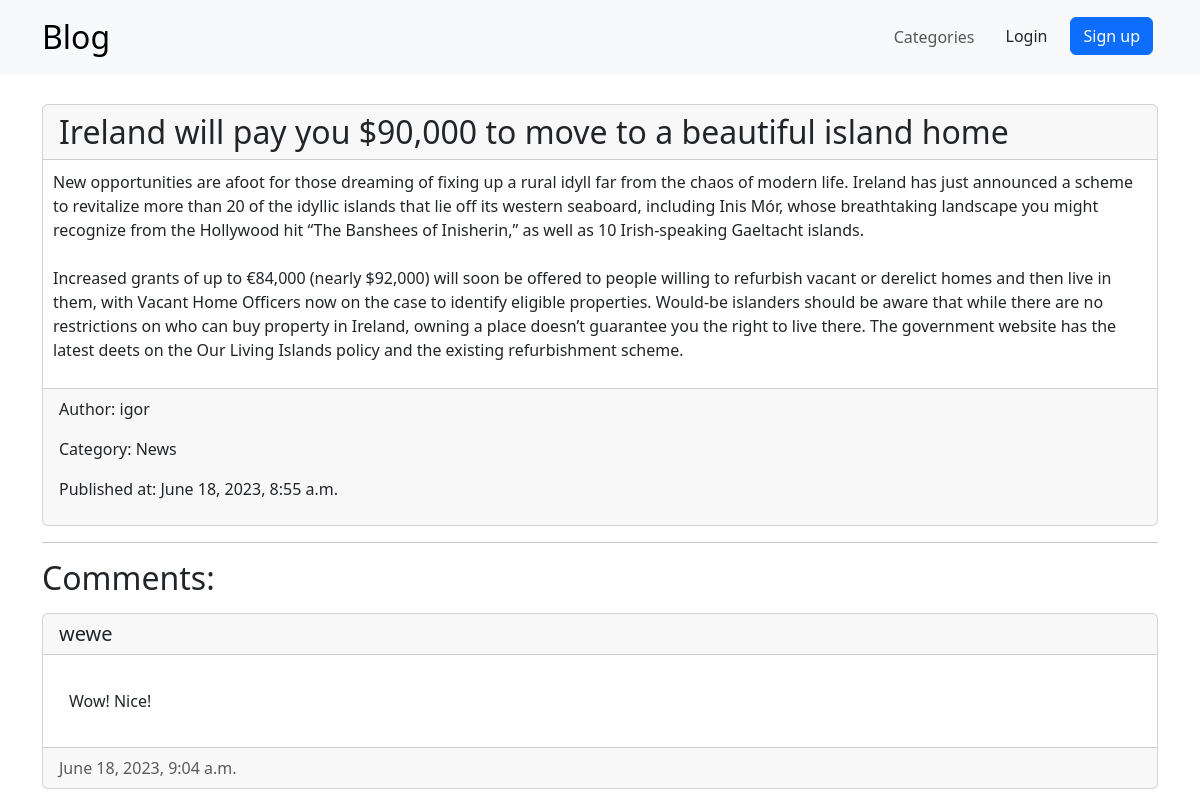
Page /posts/ireland-will-pay-you-90000-to-move-to-a-beautiful-island-home on the committed database.
### Blog/models.py (models this page shows, shortened)
class Post(models.Model):
    title = models.CharField(max_length=120)
    slug = models.SlugField(max_length=255, unique=True, db_index=True, verbose_name="Slug")
    content = models.TextField()
    created_at = models.DateTimeField(auto_now_add=True)
    updated_at = models.DateTimeField(auto_now=True)
    author = models.ForeignKey(User, on_delete=models.CASCADE, related_name="blog_posts")
    category = models.ForeignKey(Category, on_delete=models.CASCADE, related_name="posts")
    tags = models.ManyToManyField(Tag, related_name='posts')
    def get_tags(self):
        return ', '.join([tag.tag_name for tag in self.tags.all()])
    get_tags.short_description = "Admin Names"
    class Meta:
        ordering = ['-created_at']

class Category(models.Model):
    category_name = models.CharField(max_length=120)
    def __str__(self):
        return self.category_name

class Comment(models.Model):
    text = models.TextField()
    author = models.ForeignKey(User, on_delete=models.CASCADE, related_name="comments")
    created_at = models.DateTimeField(auto_now_add=True)
    post = models.ForeignKey(Post, on_delete=models.CASCADE, related_name="comments")
    class Meta:
        ordering = ['created_at']

### Blog/views.py (the view, shortened to what this page needs)
# urls.py: path('posts/<slug:slug>', PostDetailView.as_view()),
class PostDetailView(generic.DetailView, FormMixin):
    model = Post
    template_name = 'Blog/post_detail.html'
    form_class = CommentForm

### templates/Blog/post_detail.html (shortened to what this page needs)
{% extends 'base.html' %}
{% block content %}
    <article class="post card">
        <h2 class="card-header">{{ post.title }}</h2>
        <p class="card-text">{{ post.content|linebreaksbr }}</p>
        <div class="card-footer">
            <p>Author: {{ post.author }}</p>
            <p>Category: {{ post.category }}</p>
            <p>Published at:
                <time class="date">
                    {{ post.created_at }}
                </time>
            </p>
        </div>
    </article>
    {% if post.comments.last %}
        <hr>
        <div>
            <h2>Comments:</h2>
            {% for comment in post.comments.all %}
                <div class="card comment">
                    <h5 class="card-header mb-2">{{ comment.author }}</h5>
                    <div class="card-body">
                        <p class="card-text mb-2">{{ comment.text }}</p>
                    </div>
                    <div class="card-footer text-body-secondary" style="display: flex;">
                        <time class="me-auto mt-2 mt-lg-0">{{ comment.created_at }}</time>
                    </div>
                </div>
            {% endfor %}
        </div>
    {% endif %}
{% endblock %}

### static/css/style.css (style rules this page uses)
.post { margin-top: 15px; }
.comment { margin-top: 15px; margin-bottom: 15px; }
.card-text { padding: 10px; }

### rows in the picture
Post: title "Ireland will pay you $90,000 to move to a beautiful island home", content "New opportunities are afoot for those dreaming of fixing up a rural idyll far from the chaos of modern life. Ireland has just announced a scheme to revitalize more than 20 of the idyllic islands that lie off its western seaboard, including Inis Mór, whose breathtaking landscape you might recognize from the Hollywood hit “The Banshees of Inisherin,” as well as 10 Irish-speaking Gaeltacht islands. Increased grants of up to €84,000 (nearly $92,000) will soon be offered to people willing to refurbish vacant or derelict homes and then live in them, with Vacant Home Officers now on the case to identify eligible properties. Would-be islanders should be aware that while there are no restrictions on…", author "igor", category "News", created_at "June 18, 2023, 8:55 a.m."
Comment: author "wewe", text "Wow! Nice!", created_at "June 18, 2023, 9:04 a.m."
